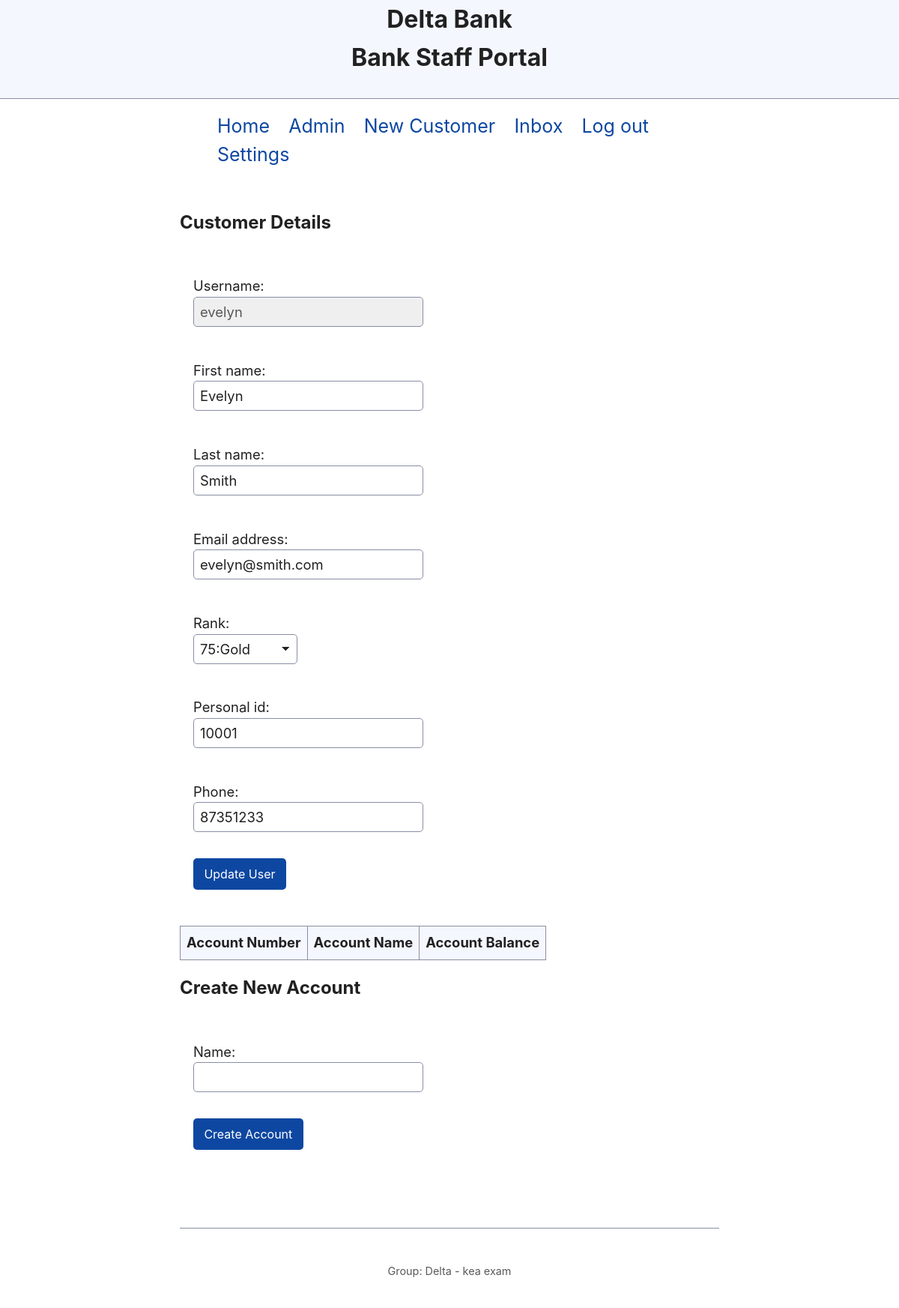
Screenshot of /staff_customer_details/2/ (signed in) with the database file from the repository.
### bank_app/models.py (models this page shows, shortened)
class User(AbstractUser):
    otp_enabled = models.BooleanField(default=False)
    otp_verified = models.BooleanField(default=False)
    otp_base32 = models.CharField(max_length=255, null=True)
    otp_auth_url = models.CharField(max_length=255, null=True)

class Customer(models.Model):
    user        = models.OneToOneField(settings.AUTH_USER_MODEL, primary_key=True, on_delete=models.PROTECT)
    rank        = models.ForeignKey(Rank, default=2, on_delete=models.PROTECT)
    personal_id = models.IntegerField(db_index=True)
    phone       = models.CharField(max_length=35, db_index=True)

### bank_app/views.py (the view)
# urls.py: path('staff_customer_details/<int:pk>/', views.staff_customer_details, name='staff_customer_details'),
@login_required
def staff_customer_details(request, pk):
    assert request.user.is_staff, 'Customer user routing staff view.'
    customer = get_object_or_404(Customer, pk=pk)
    if request.method == 'GET':
        user_form = UserForm(instance=customer.user)
        customer_form = CustomerForm(instance=customer)
    elif request.method == 'POST':
        user_form = UserForm(request.POST, instance=customer.user)
        customer_form = CustomerForm(request.POST, instance=customer)
        if user_form.is_valid() and customer_form.is_valid():
            user_form.save()
            customer_form.save()
    new_account_form = NewAccountForm()
    context = {
        'customer': customer,
        'user_form': user_form,
        'customer_form': customer_form,
        'new_account_form': new_account_form,
    }
    return render(request, 'bank_app/staff_customer_details.html', context)

### bank_app/forms.py
class UserForm(forms.ModelForm):
    username = forms.CharField(label='Username', disabled=True)
    class Meta:
        model = User
        fields = ('username', 'first_name', 'last_name', 'email')

class CustomerForm(forms.ModelForm):
    class Meta:
        model = Customer
        fields = ('rank', 'personal_id', 'phone')

### bank_app/models.py (called while the page is built)
    def __str__(self):
        return f'{self.value}:{self.name}'

### bank_app/templates/bank_app/staff_customer_details.html (shortened to what this page needs)
{% extends "base.html" %}
{% block main %}
<h3>Customer Details</h3>
<form action="{% url 'bank_app:staff_customer_details' customer.pk %}" method="post">
    <fieldset>
        {{ user_form.as_p }}
        {{ customer_form.as_p }}
    <button>Update User</button>
    </fieldset>
</form>
<table>
    <thead>
        <tr>
            <th>Account Number</th>
            <th>Account Name</th>
            <th>Account Balance</th>
        </tr>
    </thead>
</table>
<h3>Create New Account</h3>
<form action="{% url 'bank_app:staff_new_account_partial' customer.user.pk %}" method="post">
    <fieldset>
        {{ new_account_form.as_p }}
    <button>Create Account</button>
    </fieldset>
</form>
{% endblock main %}

### static/simple.css (style rules this page uses)
:root, ::backdrop { --sans-font: -apple-system, BlinkMacSystemFont, "Avenir Next", Avenir, "Nimbus Sans L", Roboto, "Noto Sans", "Segoe UI", Arial, Helvetica, "Helvetica Neue", sans-serif; --mono-font: Consolas, Menlo, Monaco, "Andale Mono", "Ubuntu Mono", monospace; --standard-border-radius: 5px; --bg: #fff; --accent-bg: #f5f7ff; --text: #212121; --text-light: #585858; --border: #898EA4; --accent: #0d47a1; --code: #d81b60; --preformatted: #444; --marked: #ffdd33; --disabled: #efefef; }
*, *::before, *::after { box-sizing: border-box; }
textarea, select, input, progress { appearance: none; -webkit-appearance: none; -moz-appearance: none; }
html { font-family: var(--sans-font); scroll-behavior: smooth; }
body { color: var(--text); background-color: var(--bg); font-size: 1.15rem; line-height: 1.5; display: grid; grid-template-columns: 1fr min(45rem, 90%) 1fr; margin: 0; }
h3 { font-size: 1.5rem; margin-top: 1rem; }
p, h1, h2, h3, h4, h5, h6 { overflow-wrap: break-word; }
h1, h2, h3 { line-height: 1.1; }
button, .button, a.button, input[type="submit"], input[type="reset"], input[type="button"], label[type="button"] { border: none; border-radius: var(--standard-border-radius); background-color: var(--accent); font-size: 1rem; color: var(--bg); padding: 0.7rem 0.9rem; margin: 0.5rem 0; text-decoration: none; font-family: inherit; line-height: normal; }
.button[aria-disabled="true"], input:disabled, textarea:disabled, select:disabled, button[disabled] { cursor: not-allowed; background-color: var(--disabled); color: var(--text-light) }
article, fieldset, dialog { border: 1px solid var(--border); padding: 1rem; border-radius: var(--standard-border-radius); margin-bottom: 1rem; }
table { border-collapse: collapse; margin: 1.5rem 0; }
td, th { border: 1px solid var(--border); text-align: start; padding: 0.5rem; }
th { background-color: var(--accent-bg); font-weight: bold; }
textarea, select, input { font-size: inherit; font-family: inherit; padding: 0.5rem; margin-bottom: 0.5rem; color: var(--text); background-color: var(--bg); border: 1px solid var(--border); border-radius: var(--standard-border-radius); box-shadow: none; max-width: 100%; display: inline-block; }
label { display: block; }
select:not([multiple]) { background-image: linear-gradient(45deg, transparent 49%, var(--text) 51%), linear-gradient(135deg, var(--text) 51%, transparent 49%); background-position: calc(100% - 15px), calc(100% - 10px); background-size: 5px 5px, 5px 5px; background-repeat: no-repeat; padding-inline-end: 25px; }
fieldset { display: flex; flex-direction: column; align-items: flex-start; border: 0; }
form { border-radius: 0.5rem; border: 0px; background: rgba(255, 255, 255, 0.1); }

### rows the page displays
User: username "evelyn", first_name "Evelyn", last_name "Smith", email "evelyn@smith.com"
Customer: rank "75:Gold", personal_id "10001", phone "87351233"
